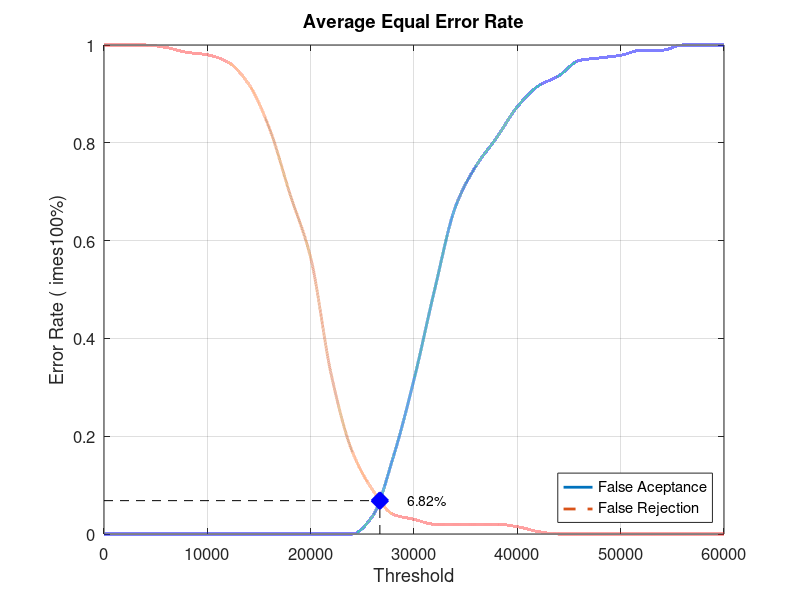
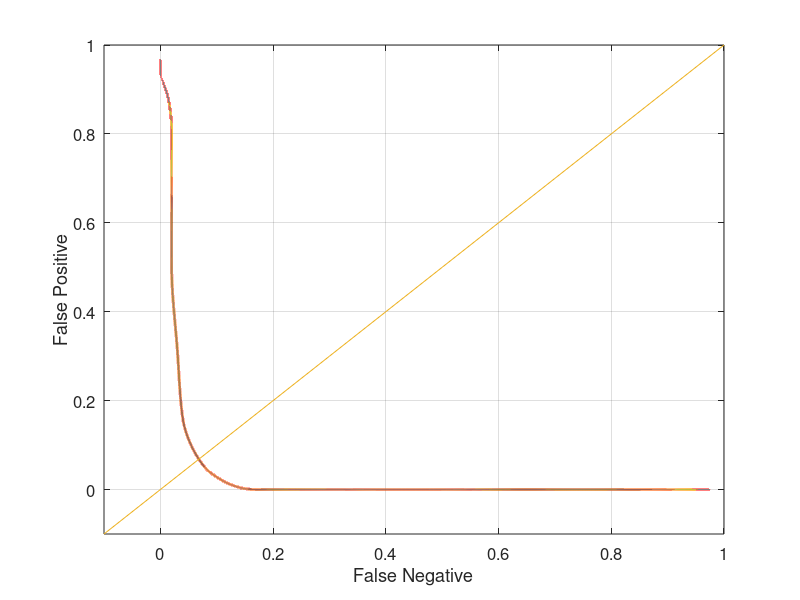

Write MATLAB code to recreate these figures, in order.
close all;
clear;
clc;
x = 0:2000:60000;
xq = 0:0.5:60000;

y0 = [0 0 0 0 0 0 0 0 0 0 0 0 0 0.0368421 0.157895 0.315789 0.5 0.668421 0.752632 0.810526 0.873684 0.915789 0.936842 0.968421 0.973684 0.978947 0.989474 0.989474 1 1 1]
yy0 = interp1(x, y0, xq, 'pchip');
y1 = [1 1 1 0.995 0.985 0.98 0.965 0.92 0.83 0.695 0.565 0.325 0.17 0.09 0.04 0.03 0.02 0.02 0.02 0.02 0.015 0.005 0 0 0 0 0 0 0 0 0]
yy1 = interp1(x, y1, xq, 'pchip');

% Calculating EER: 
y2 = abs(y0 - y1);
find(y2 == min(y2))
yy2 = abs(yy0 - yy1);
xEER = find(yy2 == min(yy2));
xEERIndex = xq(xEER) % X-axis EER
yEER = yy0(xEER) % Y-axis EER

main = figure
plot(xq, yy0,'-','LineWidth', 2);	hold on
plot(xq, yy1,'--','LineWidth', 2);	hold on
plot([xEERIndex xEERIndex], [0 yEER], 'k--');	hold on
plot([0 xEERIndex], [yEER yEER], 'k--');	hold on
plot(xEERIndex, yEER, 'bx', 'LineWidth', 10);	hold on
text(xEERIndex + 10 * xEERIndex / 100, yEER, [num2str(round((10000 * yEER)) / 100) '%'])
legend('False Aceptance', 'False Rejection', 'Location', 'SouthEast')
xlabel('Threshold')
ylabel('Error Rate (	imes100%)')
title('Average Equal Error Rate')
set(gca, 'FontSize', 12)
axis([0 60000 0 1])
grid on

print(main, 'Database1_1Main', '-dpng');
FNRxFPR = figure('Color', [1 1 1]);
plot(yy1, yy0, '-', yy1, yy0, 'LineWidth', 2);
hold on
y = -0.1:0.1:1
plot(y, y); 
set(gca, 'FontSize', 12)
xlabel('False Negative')
ylabel('False Positive')
axis([-0.1 1 -0.1 1])
set(gca, 'FontSize', 12)
grid on

print(FNRxFPR, 'Database1_1FNRxFPR','-dpng');
